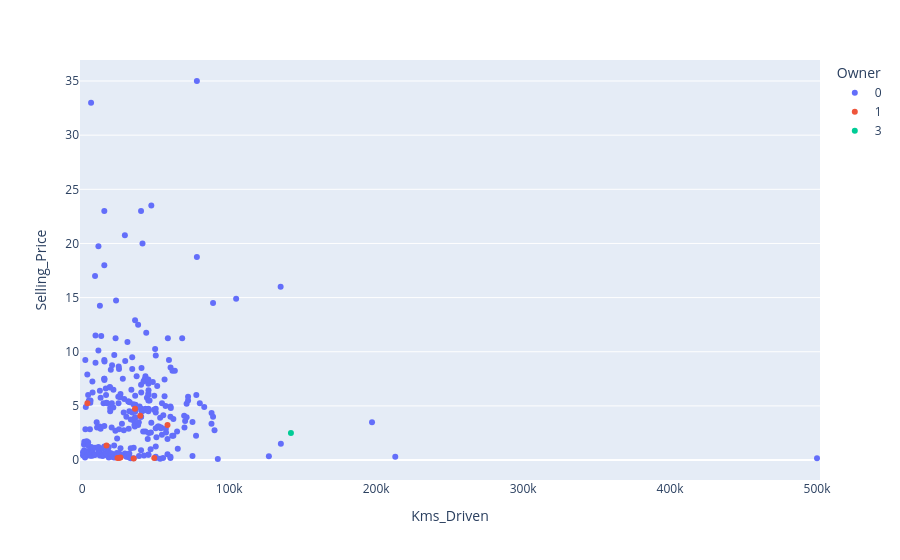

The notebook cell this image was saved under:
### Markdown cell above
### Selling Price vs. Kilometers Driven by Owner

### Code cell
#Kms_Driven_Vs_Selling_Price
#Colored_by_Owner

fig = px.strip(df, x='Kms_Driven', y='Selling_Price', color='Owner')
fig.show()

### Figure 1 — Plotly figure (JSON) as saved in the notebook; plotly's stock layout.template omitted (floating-point values rounded to 4 significant figures; data arrays with more than 128 entries replaced by an {"elided": "..."} marker saying what was removed)
{"data": [{"alignmentgroup": "True", "boxpoints": "all", "fillcolor": "rgba(255,255,255,0)", "hoveron": "points", "hovertemplate": "Owner=0<br>Kms_Driven=%{x}<br>Selling_Price=%{y}<extra></extra>", "legendgroup": "0", "line": {"color": "rgba(255,255,255,0)"}, "marker": {"color": "#636efa"}, "name": "0", "offsetgroup": "0", "orientation": "v", "pointpos": 0, "showlegend": true, "type": "box", "x": {"elided": "288 int values"}, "x0": " ", "xaxis": "x", "y": {"elided": "288 float values"}, "y0": " ", "yaxis": "y"}, {"alignmentgroup": "True", "boxpoints": "all", "fillcolor": "rgba(255,255,255,0)", "hoveron": "points", "hovertemplate": "Owner=1<br>Kms_Driven=%{x}<br>Selling_Price=%{y}<extra></extra>", "legendgroup": "1", "line": {"color": "rgba(255,255,255,0)"}, "marker": {"color": "#EF553B"}, "name": "1", "offsetgroup": "1", "orientation": "v", "pointpos": 0, "showlegend": true, "type": "box", "x": [39485, 16500, 26000, 25000, 49000, 24000, 35000, 58000, 3493, 35866], "x0": " ", "xaxis": "x", "y": [4.1, 1.35, 0.25, 0.2, 0.2, 0.2, 0.15, 3.25, 5.25, 4.75], "y0": " ", "yaxis": "y"}, {"alignmentgroup": "True", "boxpoints": "all", "fillcolor": "rgba(255,255,255,0)", "hoveron": "points", "hovertemplate": "Owner=3<br>Kms_Driven=%{x}<br>Selling_Price=%{y}<extra></extra>", "legendgroup": "3", "line": {"color": "rgba(255,255,255,0)"}, "marker": {"color": "#00cc96"}, "name": "3", "offsetgroup": "3", "orientation": "v", "pointpos": 0, "showlegend": true, "type": "box", "x": [142000], "x0": " ", "xaxis": "x", "y": [2.5], "y0": " ", "yaxis": "y"}], "layout": {"boxmode": "group", "legend": {"title": {"text": "Owner"}, "tracegroupgap": 0}, "margin": {"t": 60}, "xaxis": {"anchor": "y", "domain": [0, 1], "title": {"text": "Kms_Driven"}}, "yaxis": {"anchor": "x", "domain": [0, 1], "title": {"text": "Selling_Price"}}}}
